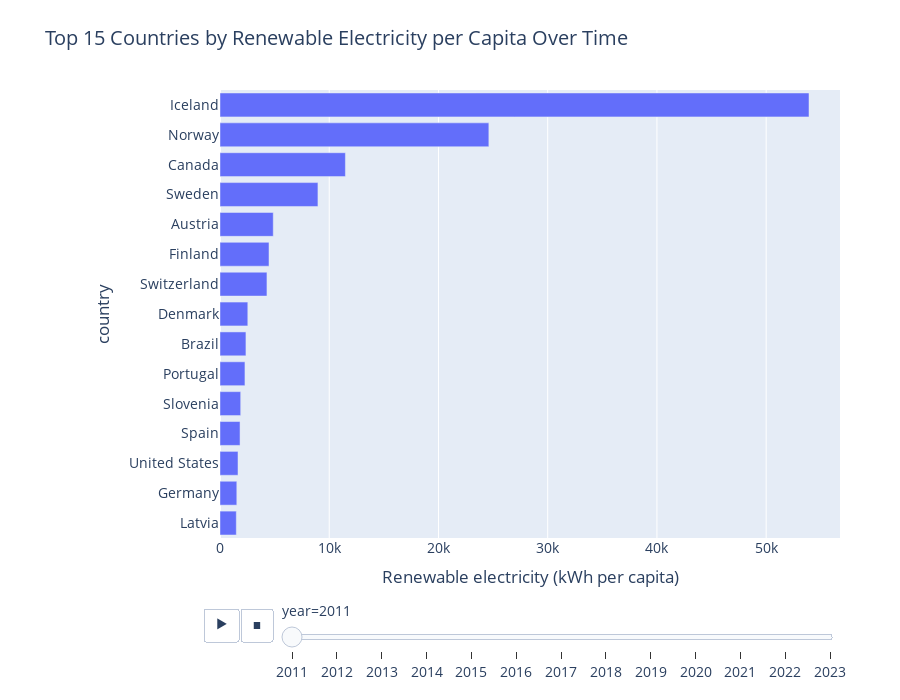

Notebook code for this chart:
### Code cell
df_bar = (
    df.dropna(subset=["renewable_electricity_kwh_per_capita"])
      .sort_values(["year", "renewable_electricity_kwh_per_capita"], ascending=[True, False])
      .groupby("year")
      .head(15)
)

fig_bar = px.bar(
    df_bar,
    x="renewable_electricity_kwh_per_capita",
    y="country",
    orientation="h",
    animation_frame="year",
    labels={
        "renewable_electricity_kwh_per_capita": "Renewable electricity (kWh per capita)"
    },
    title="Top 15 Countries by Renewable Electricity per Capita Over Time"
)

fig_bar.update_yaxes(autorange="reversed")

fig_bar.update_layout(
    autosize=True,
    height=700,
    margin=dict(l=220, r=60, t=90, b=70),
    font=dict(size=14),
    title_font=dict(size=20)
)

fig_bar.show()

### Figure 1 — Plotly figure (JSON) as saved in the notebook; plotly's stock layout.template omitted (floating-point values rounded to 4 significant figures)
{"data": [{"hovertemplate": "year=2011<br>Renewable electricity (kWh per capita)=%{x}<br>country=%{y}<extra></extra>", "legendgroup": "", "marker": {"color": "#636efa", "pattern": {"shape": ""}}, "name": "", "orientation": "h", "showlegend": false, "textposition": "auto", "type": "bar", "x": [53920.0, 24610.0, 11480.0, 8966.0, 4875.0, 4487.0, 4298.0, 2546.0, 2374.0, 2284.0, 1894.0, 1835.0, 1649.0, 1539.0, 1494.0], "xaxis": "x", "y": ["Iceland", "Norway", "Canada", "Sweden", "Austria", "Finland", "Switzerland", "Denmark", "Brazil", "Portugal", "Slovenia", "Spain", "United States", "Germany", "Latvia"], "yaxis": "y"}], "layout": {"autosize": true, "barmode": "relative", "font": {"size": 14}, "height": 700, "legend": {"tracegroupgap": 0}, "margin": {"b": 70, "l": 220, "r": 60, "t": 90}, "sliders": [{"active": 0, "currentvalue": {"prefix": "year="}, "len": 0.9, "pad": {"b": 10, "t": 60}, "steps": [{"args": [["2011"], {"frame": {"duration": 0, "redraw": true}, "fromcurrent": true, "mode": "immediate", "transition": {"duration": 0, "easing": "linear"}}], "label": "2011", "method": "animate"}, {"args": [["2012"], {"frame": {"duration": 0, "redraw": true}, "fromcurrent": true, "mode": "immediate", "transition": {"duration": 0, "easing": "linear"}}], "label": "2012", "method": "animate"}, {"args": [["2013"], {"frame": {"duration": 0, "redraw": true}, "fromcurrent": true, "mode": "immediate", "transition": {"duration": 0, "easing": "linear"}}], "label": "2013", "method": "animate"}, {"args": [["2014"], {"frame": {"duration": 0, "redraw": true}, "fromcurrent": true, "mode": "immediate", "transition": {"duration": 0, "easing": "linear"}}], "label": "2014", "method": "animate"}, {"args": [["2015"], {"frame": {"duration": 0, "redraw": true}, "fromcurrent": true, "mode": "immediate", "transition": {"duration": 0, "easing": "linear"}}], "label": "2015", "method": "animate"}, {"args": [["2016"], {"frame": {"duration": 0, "redraw": true}, "fromcurrent": true, "mode": "immediate", "transition": {"duration": 0, "easing": "linear"}}], "label": "2016", "method": "animate"}, {"args": [["2017"], {"frame": {"duration": 0, "redraw": true}, "fromcurrent": true, "mode": "immediate", "transition": {"duration": 0, "easing": "linear"}}], "label": "2017", "method": "animate"}, {"args": [["2018"], {"frame": {"duration": 0, "redraw": true}, "fromcurrent": true, "mode": "immediate", "transition": {"duration": 0, "easing": "linear"}}], "label": "2018", "method": "animate"}, {"args": [["2019"], {"frame": {"duration": 0, "redraw": true}, "fromcurrent": true, "mode": "immediate", "transition": {"duration": 0, "easing": "linear"}}], "label": "2019", "method": "animate"}, {"args": [["2020"], {"frame": {"duration": 0, "redraw": true}, "fromcurrent": true, "mode": "immediate", "transition": {"duration": 0, "easing": "linear"}}], "label": "2020", "method": "animate"}, {"args": [["2021"], {"frame": {"duration": 0, "redraw": true}, "fromcurrent": true, "mode": "immediate", "transition": {"duration": 0, "easing": "linear"}}], "label": "2021", "method": "animate"}, {"args": [["2022"], {"frame": {"duration": 0, "redraw": true}, "fromcurrent": true, "mode": "immediate", "transition": {"duration": 0, "easing": "linear"}}], "label": "2022", "method": "animate"}, {"args": [["2023"], {"frame": {"duration": 0, "redraw": true}, "fromcurrent": true, "mode": "immediate", "transition": {"duration": 0, "easing": "linear"}}], "label": "2023", "method": "animate"}], "x": 0.1, "xanchor": "left", "y": 0, "yanchor": "top"}], "title": {"font": {"size": 20}, "text": "Top 15 Countries by Renewable Electricity per Capita Over Time"}, "updatemenus": [{"buttons": [{"args": [null, {"frame": {"duration": 500, "redraw": true}, "fromcurrent": true, "mode": "immediate", "transition": {"duration": 500, "easing": "linear"}}], "label": "&#9654;", "method": "animate"}, {"args": [[null], {"frame": {"duration": 0, "redraw": true}, "fromcurrent": true, "mode": "immediate", "transition": {"duration": 0, "easing": "linear"}}], "label": "&#9724;", "method": "animate"}], "direction": "left", "pad": {"r": 10, "t": 70}, "showactive": false, "type": "buttons", "x": 0.1, "xanchor": "right", "y": 0, "yanchor": "top"}], "xaxis": {"anchor": "y", "domain": [0, 1], "title": {"text": "Renewable electricity (kWh per capita)"}}, "yaxis": {"anchor": "x", "autorange": "reversed", "domain": [0, 1], "title": {"text": "country"}}}}
